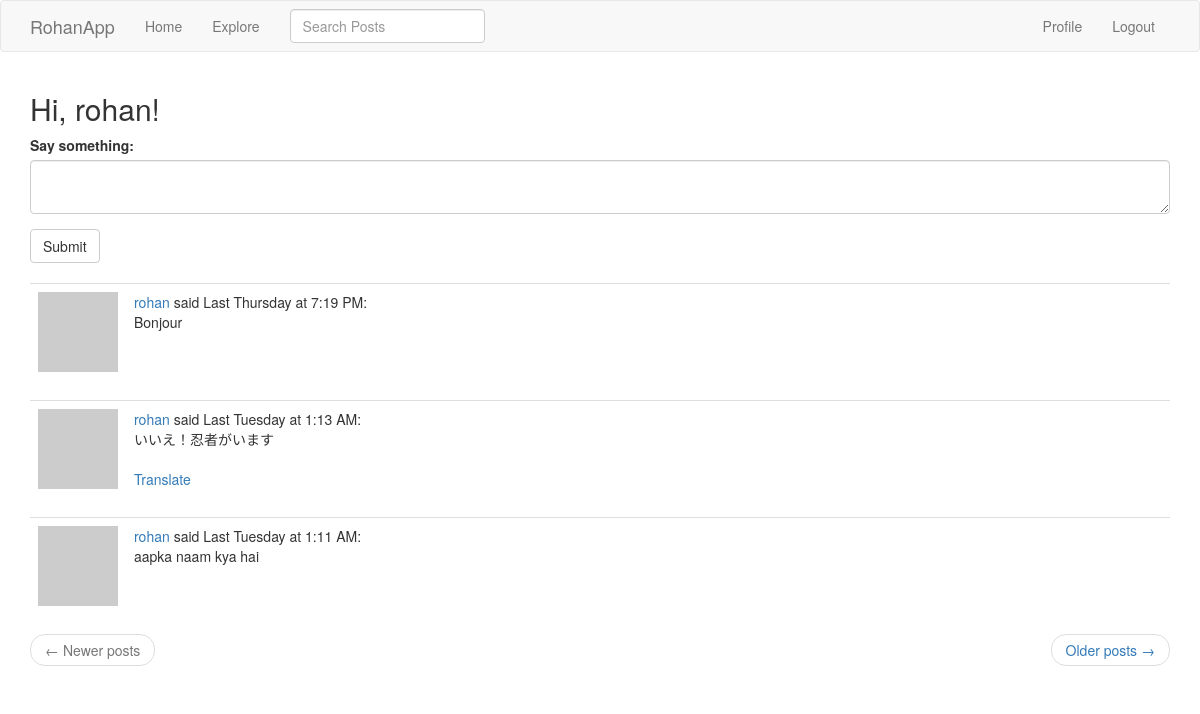
/index (signed in), run on an earlier commit of the app's database.
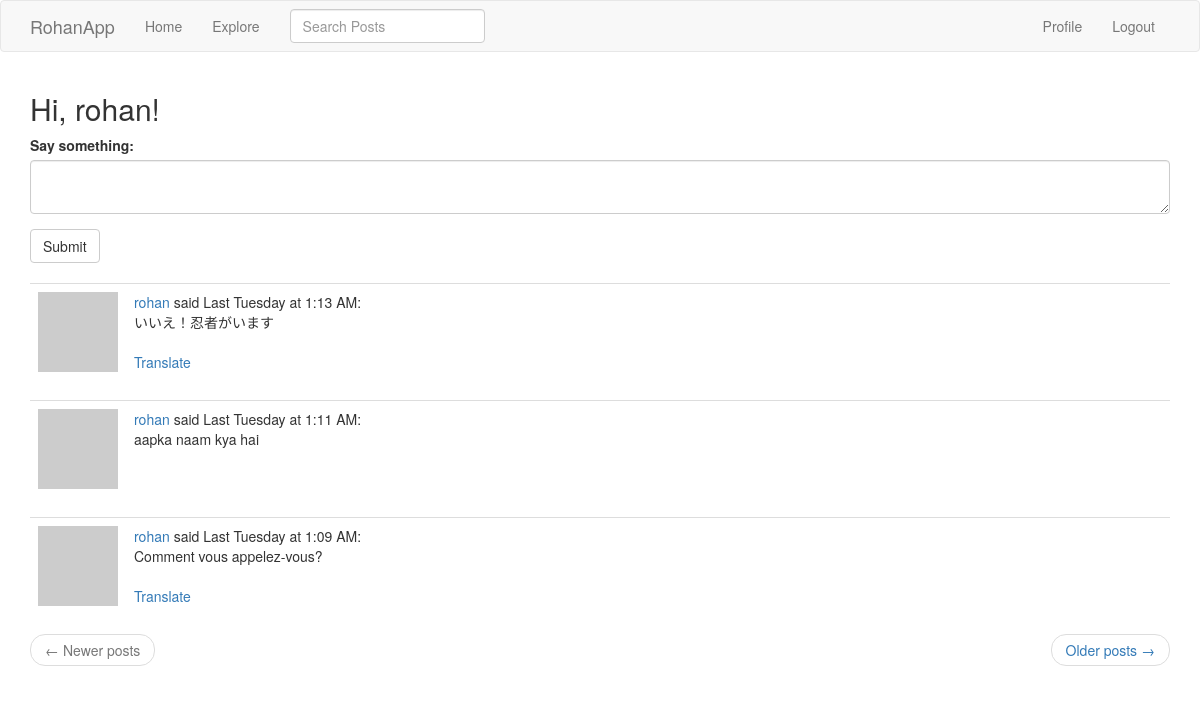
And on a later commit of the database.
### app/models.py (models this page shows, shortened)
class User(UserMixin, db.Model):
    id = db.Column(db.Integer, primary_key=True)
    username = db.Column(db.String(64), index=True, unique=True)
    email = db.Column(db.String(120), index=True, unique=True)
    password_hash = db.Column(db.String(128))
    posts = db.relationship('Post', backref='author', lazy='dynamic') # u.posts, p.author(s)
    about_me = db.Column(db.String(140))
    last_seen = db.Column(db.DateTime, default=datetime.utcnow)
    followed = db.relationship('User', secondary=followers,
        primaryjoin=(followers.c.follower_id == id), # LEFT # why isn't it just followers.follower_id ?
        secondaryjoin=(followers.c.followed_id == id), # RIGHT
        backref=db.backref('followers', lazy='dynamic'), lazy='dynamic')
    def avatar(self, size):
        digest = md5(self.email.lower().encode('utf-8')).hexdigest() # .encode('utf-8') converts email string to bytes
        return 'https://www.gravatar.com/avatar/{}?d=identicon&s={}'.format(digest, size)
    def followed_posts(self):
        followed = Post.query.join(
            followers, (followers.c.followed_id == Post.user_id)).filter(
                followers.c.follower_id == self.id)
        own = Post.query.filter_by(user_id = self.id) # it's not filter(Post.user_id == self.id)
        return followed.union(own).order_by(Post.timestamp.desc())

class SearchableMixin(object):
    @classmethod
    def before_commit(cls, session):
        session._changes = {
            'add': [obj for obj in session.new if isinstance(obj, cls)],
            'update': [obj for obj in session.dirty if isinstance(obj, cls)], # there is no db.session.update()
            'delete': [obj for obj in session.deleted if isinstance(obj, cls)]
        }
    @classmethod
    def after_commit(cls, session):
        for obj in session._changes['add']:
            add_to_index(cls.__tablename__, obj)
        for obj in session._changes['update']: # modified post overwrites original post in Elasticsearch db
            add_to_index(cls.__tablename__, obj)
        for obj in session._changes['delete']:
            remove_from_index(cls.__tablename__, obj)
        session._changes = None # resets the dictionary - which survived the commit - to None

class Post(SearchableMixin, db.Model):
    __searchable__ = ['body']
    id = db.Column(db.Integer, primary_key=True)
    body = db.Column(db.String(140))
    timestamp = db.Column(db.DateTime, index=True, default=datetime.utcnow) # datetime.utcnow, NOT datetime.utcnow()
    user_id = db.Column(db.Integer, db.ForeignKey('user.id'))
    language = db.Column(db.String(5))

### app/main/routes.py (the view, shortened to what this page needs)
@bp.route('/', methods = ['GET', 'POST'])
@bp.route('/index', methods = ['GET', 'POST'])
@login_required # built-in flash message: "Please log in to access this page."
def index():
    form = PostForm()
    page = request.args.get('page', 1, type=int)
    posts = current_user.followed_posts().paginate(
        page, current_app.config['POSTS_PER_PAGE'], False)
    next_url = url_for('main.index', page=posts.next_num) if posts.has_next else None
    prev_url = url_for('main.index', page=posts.prev_num) if posts.has_prev else None
    return render_template('index.html', title = 'Home', posts = posts.items, form = form,
                            next_url = next_url, prev_url = prev_url)

### app/main/forms.py
class SearchForm(FlaskForm):
    q = StringField('Search Posts', validators=[DataRequired()])
    def __init__(self, *args, **kwargs):
        if 'formdata' not in kwargs:
            kwargs['formdata'] = request.args # default is request.form
        if 'csrf_enabled' not in kwargs:
            kwargs['csrf_enabled'] = False # also, not putting form.hidden_tag() in the template
        super(SearchForm, self).__init__(*args, **kwargs)

class PostForm(FlaskForm):
    post = TextAreaField('Say something:', validators=[DataRequired(), Length(min=1, max=140)])
    submit = SubmitField('Submit')

### app/main/routes.py (called while the page is built)
@bp.before_app_request # executed just before any view function
def before_request():
    if current_user.is_authenticated:
        current_user.last_seen = datetime.utcnow() # .strftime('%m/%d/%Y %I:%M:%S %p')
        db.session.commit()
        g.search_form = SearchForm()
    g.locale = str(get_locale())

### app/models.py (called while the page is built)
@login.user_loader
def load_user(id):
    return User.query.get(int(id))

### app/templates/index.html
{% extends "base.html" %}
{% import 'bootstrap/wtf.html' as wtf %}
{% block app_content %}
    <h2>Hi, {{ current_user.username }}!</h2>
    {% if form %}
    {{ wtf.quick_form(form) }}
    <br>
    {% endif %}
    {% for post in posts %}
        {% include '_post.html' %}
    {% endfor %}
    <nav aria-label="...">
        <ul class="pager">
            <li class="previous{% if not prev_url %} disabled{% endif %}">
                <a href="{{ prev_url or '#' }}">
                    <span aria-hidden="true">&larr;</span> Newer posts
                </a>
            </li>
            <li class="next{% if not next_url %} disabled{% endif %}">
                <a href="{{ next_url or '#' }}">
                    Older posts <span aria-hidden="true">&rarr;</span>
                </a>
            </li>
        </ul>
    </nav>
{% endblock %}

### app/templates/base.html (shortened to what this page needs)
{% extends 'bootstrap/base.html' %}
{% block navbar %}
    <nav class="navbar navbar-default">
        <div class="container">
            <div class="navbar-header">
                <a class="navbar-brand" href="{{ url_for('main.index') }}">RohanApp</a>
            </div>
            <div class="collapse navbar-collapse" id="bs-example-navbar-collapse-1">
                <ul class="nav navbar-nav">
                    <li><a href="{{ url_for('main.index') }}">Home</a></li>
                    <li><a href="{{ url_for('main.explore') }}">Explore</a></li>
                </ul>
                {% if g.search_form %}
                <form class="navbar-form navbar-left" method="GET" action="{{ url_for('main.search') }}">
                    <div class="form-group">
                        {{ g.search_form.q(size=20, class='form-control',
                            placeholder=g.search_form.q.label.text) }}
                    </div>
                </form>
                {% endif %}
                <ul class="nav navbar-nav navbar-right">
                    {% if current_user.is_anonymous %}
                    <li><a href="{{ url_for('auth.login') }}">Login</a></li>
                    {% else %}
                    <li><a href="{{ url_for('main.user', username=current_user.username) }}">Profile</a></li>
                    <li><a href="{{ url_for('auth.logout') }}">Logout</a></li>
                    {% endif %}
                </ul>
            </div>
        </div>
    </nav>
{% endblock %}
{% block content %}
    <div class="container">
        {% block app_content %}{% endblock %}
    </div>
{% endblock %}

### app/templates/_post.html
<table class="table table-hover">
    <tr>
        <td width="70px">
            <a href="{{ url_for('main.user', username=post.author.username) }}">
                <img src="{{ post.author.avatar(70) }}" />
            </a>
        </td>
        <td>
            <a href="{{ url_for('main.user', username=post.author.username) }}">{{ post.author.username }}</a>
            said {{ moment(post.timestamp).calendar() }}:
            <br>
            <span id="post{{ post.id }}">{{ post.body }}</span>
            {% if post.language and post.language != g.locale %}
            <br><br>
            <span id="translation{{ post.id }}">
                <a href="javascript:translate(
                    '#post{{ post.id }}',
                    '#translation{{ post.id }}',
                    '{{ post.language }}',
                    '{{ g.locale }}');">Translate</a>
            </span>
            {% endif %}
        </td>
    </tr>
</table>

What changed in the data, as far as the page shows it:
removed Post: author.username "rohan", timestamp "Last Thursday at 7:19 PM", body "Bonjour"
now on this page (row unchanged): Post: author.username "rohan", timestamp "Last Tuesday at 1:09 AM", body "Comment vous appelez-vous?"
